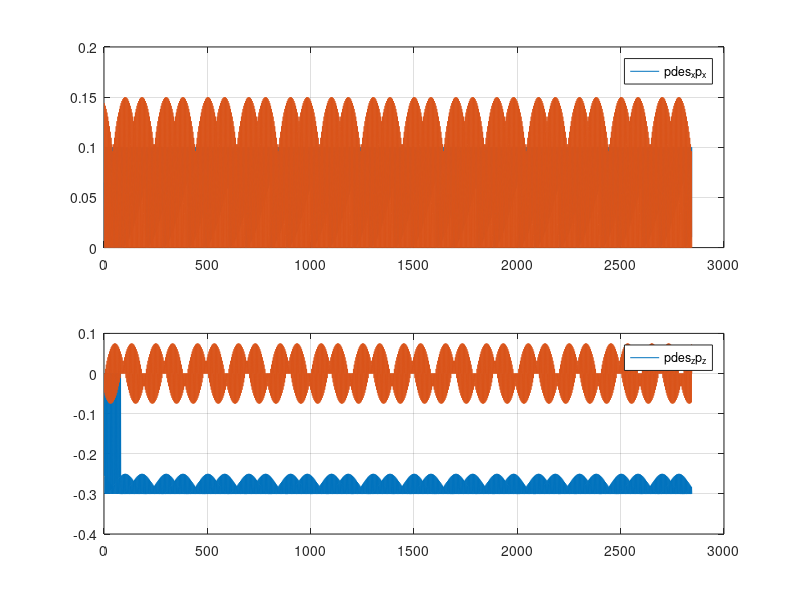

MATLAB code for this plot:
data = importdata("path.csv");
size(data);
% p = data(1:2:end,:);
% v = data(2:2:end,:);
% plot(p)
% hold on
% plot(v)
% subplot(2,1,1)
% % plot(p)
% plot(p(:,1),p(:,3))
% % legend(["p_x" "p_y" "p_z"])
% grid on
% subplot(2,1,2)
% plot(v(:,1),v(:,3))
% % plot(v)
% % legend(["v_x" "v_y" "v_z"])
% grid on
% I = [0.0158533 -3.66e-05 -6.11e-05;
%     -3.66e-05 0.0377999 -2.75e-05;
%     -6.11e-05 -2.75e-05 0.0456542;];
% des print
p_des = data(1:2:end,:);
p = data(2:2:end,:);
l = min(size(p_des,1),size(p,1));
subplot(2,1,1)
plot(2:l,p_des(2:l,1));
hold on
plot(2:l,p(2:l,1));
grid on
legend(["pdes_x","p_x"])

subplot(2,1,2)
plot(2:l,p_des(2:l,3));
hold on
plot(2:l,p(2:l,3));
grid on
legend(["pdes_z","p_z"])
